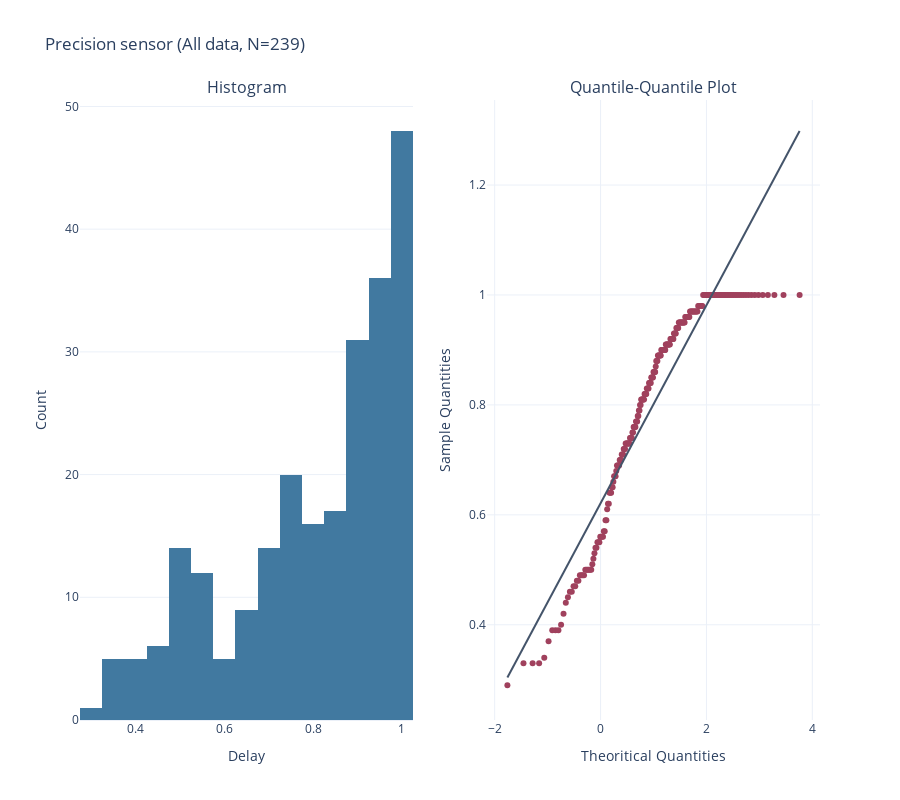
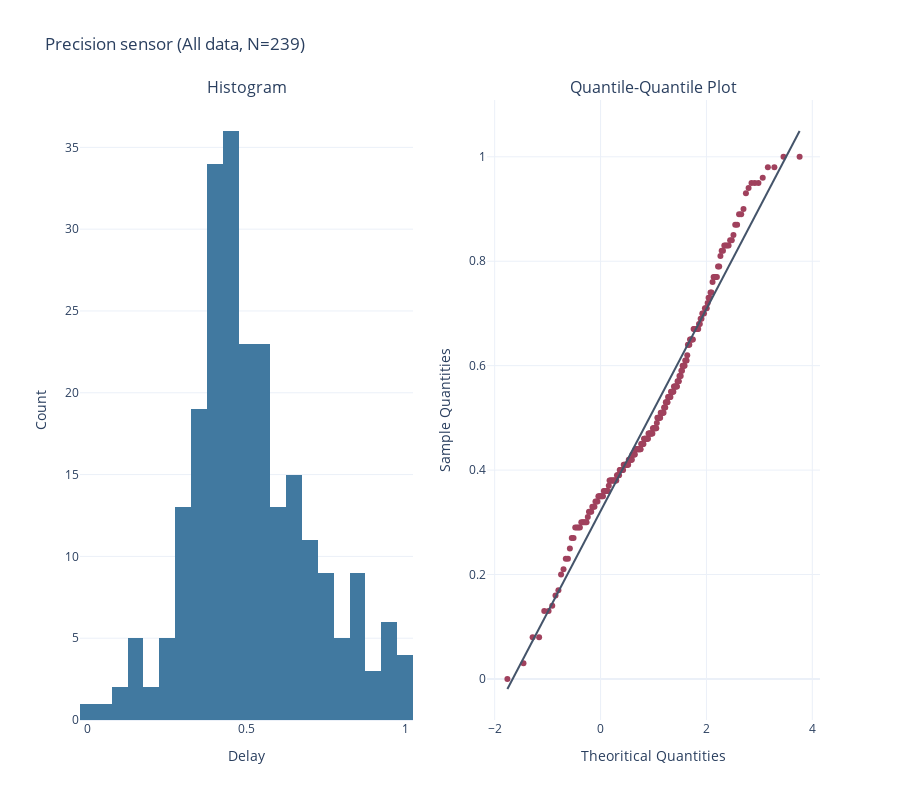

Here is the notebook cell these charts were saved with, in order:
### Code cell
metric = "Precision"
normality_test(fr_mag[metric], sensor=metric, type="All data")
normality_test(fr_pzt[metric], sensor=metric, type="All data")

### Figure 1 — Plotly figure (JSON) as saved in the notebook; plotly's stock layout.template omitted (floating-point values rounded to 4 significant figures; data arrays with more than 128 entries replaced by an {"elided": "..."} marker saying what was removed)
{"data": [{"marker": {"color": "#4179A0"}, "type": "histogram", "x": {"elided": "239 float values"}, "xaxis": "x", "yaxis": "y"}, {"marker": {"color": "#A0415D"}, "mode": "markers", "type": "scatter", "x": {"elided": "239 float values"}, "xaxis": "x2", "y": {"elided": "239 float values"}, "yaxis": "y2"}, {"line": {"color": "#44546A"}, "mode": "lines", "type": "scatter", "x": [-1.759, 3.759], "xaxis": "x2", "y": [0.3041, 1.298], "yaxis": "y2"}], "layout": {"annotations": [{"font": {"size": 16}, "showarrow": false, "text": "Histogram", "x": 0.225, "xanchor": "center", "xref": "paper", "y": 1, "yanchor": "bottom", "yref": "paper"}, {"font": {"size": 16}, "showarrow": false, "text": "Quantile-Quantile Plot", "x": 0.775, "xanchor": "center", "xref": "paper", "y": 1, "yanchor": "bottom", "yref": "paper"}], "height": 800, "showlegend": false, "title": {"text": "Precision sensor (All data, N=239)"}, "width": 900, "xaxis": {"anchor": "y", "domain": [0, 0.45], "title": {"text": "Delay"}, "zeroline": false}, "xaxis2": {"anchor": "y2", "domain": [0.55, 1], "title": {"text": "Theoritical Quantities"}, "zeroline": false}, "yaxis": {"anchor": "x", "domain": [0, 1], "title": {"text": "Count"}}, "yaxis2": {"anchor": "x2", "domain": [0, 1], "title": {"text": "Sample Quantities"}}}}

### Figure 2 — Plotly figure (JSON) as saved in the notebook; plotly's stock layout.template omitted (floating-point values rounded to 4 significant figures; data arrays with more than 128 entries replaced by an {"elided": "..."} marker saying what was removed)
{"data": [{"marker": {"color": "#4179A0"}, "type": "histogram", "x": {"elided": "239 float values"}, "xaxis": "x", "yaxis": "y"}, {"marker": {"color": "#A0415D"}, "mode": "markers", "type": "scatter", "x": {"elided": "239 float values"}, "xaxis": "x2", "y": {"elided": "239 float values"}, "yaxis": "y2"}, {"line": {"color": "#44546A"}, "mode": "lines", "type": "scatter", "x": [-1.759, 3.759], "xaxis": "x2", "y": [-0.01928, 1.049], "yaxis": "y2"}], "layout": {"annotations": [{"font": {"size": 16}, "showarrow": false, "text": "Histogram", "x": 0.225, "xanchor": "center", "xref": "paper", "y": 1, "yanchor": "bottom", "yref": "paper"}, {"font": {"size": 16}, "showarrow": false, "text": "Quantile-Quantile Plot", "x": 0.775, "xanchor": "center", "xref": "paper", "y": 1, "yanchor": "bottom", "yref": "paper"}], "height": 800, "showlegend": false, "title": {"text": "Precision sensor (All data, N=239)"}, "width": 900, "xaxis": {"anchor": "y", "domain": [0, 0.45], "title": {"text": "Delay"}, "zeroline": false}, "xaxis2": {"anchor": "y2", "domain": [0.55, 1], "title": {"text": "Theoritical Quantities"}, "zeroline": false}, "yaxis": {"anchor": "x", "domain": [0, 1], "title": {"text": "Count"}}, "yaxis2": {"anchor": "x2", "domain": [0, 1], "title": {"text": "Sample Quantities"}}}}
